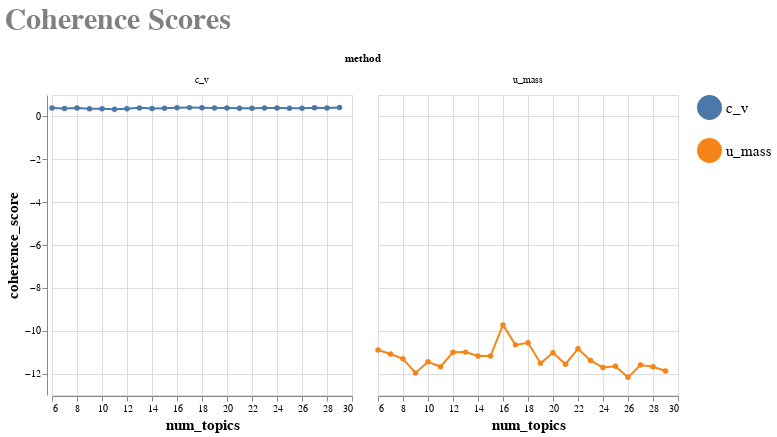

This figure's notebook cell:
### Code cell
import altair as alt
import numpy as np
from models.viz.utils import add_properties, get_altair_css

source = coherence_df.loc[:,['c_v','u_mass','num_topics']].where(coherence_df.loc[:,'num_topics']>5).melt(id_vars='num_topics', var_name='method', value_name='coherence_score')

#data = pd.DataFrame({'num_topics': coherence_df.num_topics.tolist(), 'coherence_score': coherence_df.coherence_score.tolist()})
line_chart = alt.Chart(source).mark_line(point=True).encode(
    x='num_topics',
    y='coherence_score',
    color='method',
    tooltip=['num_topics', 'coherence_score', 'method'],
    facet='method'
)
add_properties(line_chart, 'Coherence Scores','', get_altair_css(),faceted_chart=True)

### Figure 1 — Vega-Lite specification as saved in the notebook (floating-point values rounded to 4 significant figures)
{"config": {"view": {"continuousWidth": 300, "continuousHeight": 300}, "axis": {"titleFontSize": 15}, "legend": {"labelFont": "Courier", "labelFontSize": 15, "labelOverlap": false, "symbolSize": 400, "symbolStrokeWidth": 5, "title": null, "titleFontSize": 15}, "title": {"anchor": "start", "color": "gray", "font": "Courier", "fontSize": 30}}, "data": {"name": "data-a2d4769706d052327a38d435399cfd60"}, "mark": {"type": "line", "point": true}, "encoding": {"color": {"field": "method", "type": "nominal"}, "facet": {"field": "method", "type": "nominal"}, "tooltip": [{"field": "num_topics", "type": "quantitative"}, {"field": "coherence_score", "type": "quantitative"}, {"field": "method", "type": "nominal"}], "x": {"field": "num_topics", "type": "quantitative"}, "y": {"field": "coherence_score", "type": "quantitative"}}, "title": {"text": ["Coherence Scores"], "subtitle": [""]}, "$schema": "https://vega.github.io/schema/vega-lite/v5.8.0.json", "datasets": {"data-a2d4769706d052327a38d435399cfd60": [{"num_topics": null, "method": "c_v", "coherence_score": null}, {"num_topics": null, "method": "c_v", "coherence_score": null}, {"num_topics": null, "method": "c_v", "coherence_score": null}, {"num_topics": 6.0, "method": "c_v", "coherence_score": 0.3954}, {"num_topics": 7.0, "method": "c_v", "coherence_score": 0.3748}, {"num_topics": 8.0, "method": "c_v", "coherence_score": 0.3885}, {"num_topics": 9.0, "method": "c_v", "coherence_score": 0.3541}, {"num_topics": 10.0, "method": "c_v", "coherence_score": 0.3607}, {"num_topics": 11.0, "method": "c_v", "coherence_score": 0.3318}, {"num_topics": 12.0, "method": "c_v", "coherence_score": 0.3603}, {"num_topics": 13.0, "method": "c_v", "coherence_score": 0.3991}, {"num_topics": 14.0, "method": "c_v", "coherence_score": 0.3715}, {"num_topics": 15.0, "method": "c_v", "coherence_score": 0.3862}, {"num_topics": 16.0, "method": "c_v", "coherence_score": 0.4084}, {"num_topics": 17.0, "method": "c_v", "coherence_score": 0.4111}, {"num_topics": 18.0, "method": "c_v", "coherence_score": 0.4101}, {"num_topics": 19.0, "method": "c_v", "coherence_score": 0.3951}, {"num_topics": 20.0, "method": "c_v", "coherence_score": 0.3906}, {"num_topics": 21.0, "method": "c_v", "coherence_score": 0.3861}, {"num_topics": 22.0, "method": "c_v", "coherence_score": 0.3862}, {"num_topics": 23.0, "method": "c_v", "coherence_score": 0.3897}, {"num_topics": 24.0, "method": "c_v", "coherence_score": 0.3981}, {"num_topics": 25.0, "method": "c_v", "coherence_score": 0.378}, {"num_topics": 26.0, "method": "c_v", "coherence_score": 0.3868}, {"num_topics": 27.0, "method": "c_v", "coherence_score": 0.4004}, {"num_topics": 28.0, "method": "c_v", "coherence_score": 0.3899}, {"num_topics": 29.0, "method": "c_v", "coherence_score": 0.416}, {"num_topics": null, "method": "u_mass", "coherence_score": null}, {"num_topics": null, "method": "u_mass", "coherence_score": null}, {"num_topics": null, "method": "u_mass", "coherence_score": null}, {"num_topics": 6.0, "method": "u_mass", "coherence_score": -10.9}, {"num_topics": 7.0, "method": "u_mass", "coherence_score": -11.09}, {"num_topics": 8.0, "method": "u_mass", "coherence_score": -11.31}, {"num_topics": 9.0, "method": "u_mass", "coherence_score": -11.97}, {"num_topics": 10.0, "method": "u_mass", "coherence_score": -11.45}, {"num_topics": 11.0, "method": "u_mass", "coherence_score": -11.68}, {"num_topics": 12.0, "method": "u_mass", "coherence_score": -11.0}, {"num_topics": 13.0, "method": "u_mass", "coherence_score": -11.0}, {"num_topics": 14.0, "method": "u_mass", "coherence_score": -11.18}, {"num_topics": 15.0, "method": "u_mass", "coherence_score": -11.18}, {"num_topics": 16.0, "method": "u_mass", "coherence_score": -9.732}, {"num_topics": 17.0, "method": "u_mass", "coherence_score": -10.66}, {"num_topics": 18.0, "method": "u_mass", "coherence_score": -10.56}, {"num_topics": 19.0, "method": "u_mass", "coherence_score": -11.52}, {"num_topics": 20.0, "method": "u_mass", "coherence_score": -11.03}, {"num_topics": 21.0, "method": "u_mass", "coherence_score": -11.56}, {"num_topics": 22.0, "method": "u_mass", "coherence_score": -10.84}, {"num_topics": 23.0, "method": "u_mass", "coherence_score": -11.39}, {"num_topics": 24.0, "method": "u_mass", "coherence_score": -11.72}, {"num_topics": 25.0, "method": "u_mass", "coherence_score": -11.66}, {"num_topics": 26.0, "method": "u_mass", "coherence_score": -12.18}, {"num_topics": 27.0, "method": "u_mass", "coherence_score": -11.6}, {"num_topics": 28.0, "method": "u_mass", "coherence_score": -11.68}, {"num_topics": 29.0, "method": "u_mass", "coherence_score": -11.88}]}}
